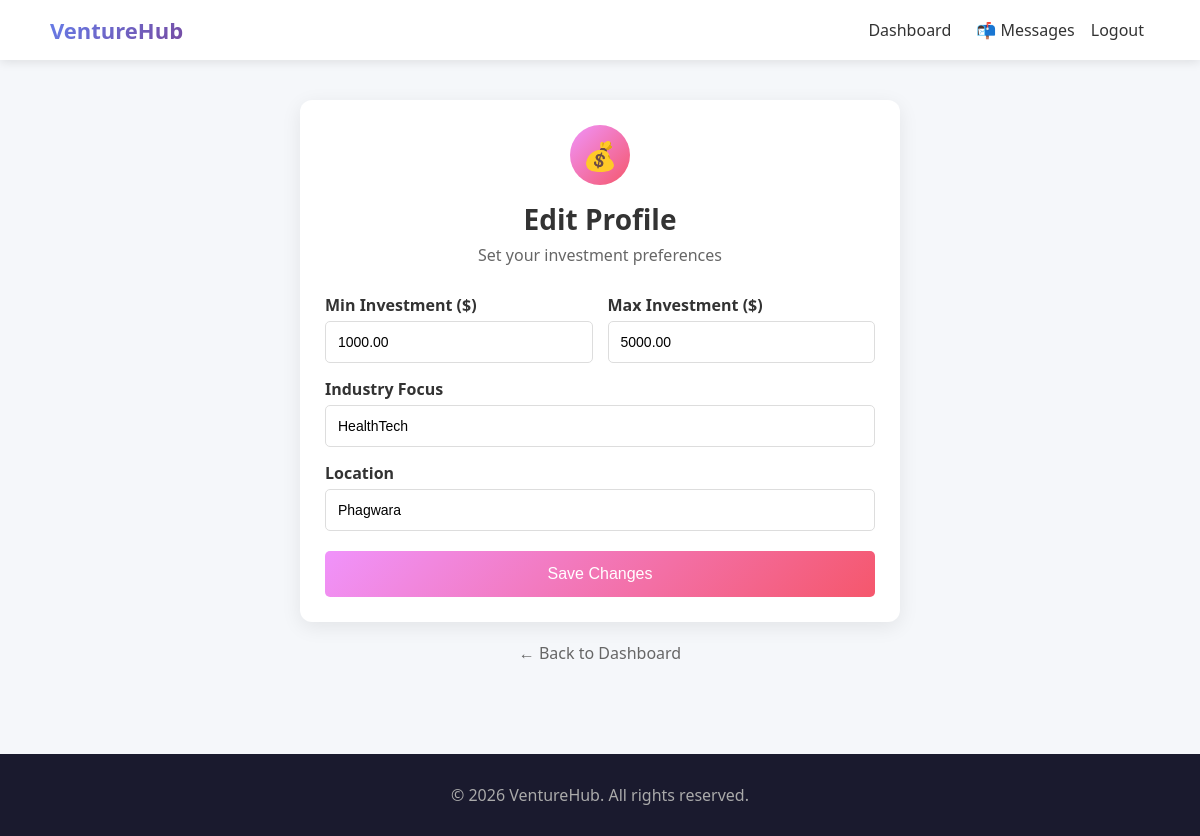
/investors/profile/ (signed in), run on the app's committed database.
### investors/models.py (models this page shows, shortened)
class InvestorProfile(models.Model):
    user = models.OneToOneField(settings.AUTH_USER_MODEL, on_delete=models.CASCADE)
    investment_range_min = models.DecimalField(max_digits=12, decimal_places=2, default=0)
    investment_range_max = models.DecimalField(max_digits=12, decimal_places=2, default=0)
    industry_focus = models.CharField(max_length=200, blank=True, default='')
    location = models.CharField(max_length=200, blank=True, default='')

### investors/views.py (the view, shortened to what this page needs)
# urls.py: path('profile/', views.investor_profile, name='investor_profile'),
@login_required(login_url='investor_login')
def investor_profile(request):
    if not request.user.is_investor():
        return redirect('home')
    profile, created = InvestorProfile.objects.get_or_create(user=request.user)
    return render(request, 'investors/profile.html', {'profile': profile})

### accounts/models.py (called while the page is built)
    def is_investor(self):
        return self.role == 'INVESTOR'

### investors/templates/investors/profile.html (shortened to what this page needs)
{% extends 'base.html' %}
{% block content %}
<div class="section" style="padding: 40px 20px;">
    <div style="max-width: 600px; margin: 0 auto;">
        <div class="card" style="width: 100%; max-width: 100%;">
            <div style="text-align: center; margin-bottom: 25px;">
                <div style="width: 60px; height: 60px; background: linear-gradient(135deg, #f093fb 0%, #f5576c 100%); border-radius: 50%; margin: 0 auto 15px; display: flex; align-items: center; justify-content: center;">
                    <span style="font-size: 28px;">💰</span>
                </div>
                <h2 style="margin: 0;">Edit Profile</h2>
                <p style="color: #666; margin-top: 5px;">Set your investment preferences</p>
            </div>
            <form method="post">
                <div style="display: grid; grid-template-columns: 1fr 1fr; gap: 15px;">
                    <div style="margin-bottom: 15px;">
                        <label style="display: block; margin-bottom: 5px; font-weight: bold; color: #333;">Min Investment ($)</label>
                        <input type="number" name="investment_range_min" value="{{ profile.investment_range_min }}" placeholder="10000"
                               style="width: 100%; padding: 12px; border: 1px solid #ddd; border-radius: 5px; box-sizing: border-box; font-size: 14px;">
                    </div>
                    <div style="margin-bottom: 15px;">
                        <label style="display: block; margin-bottom: 5px; font-weight: bold; color: #333;">Max Investment ($)</label>
                        <input type="number" name="investment_range_max" value="{{ profile.investment_range_max }}" placeholder="1000000"
                               style="width: 100%; padding: 12px; border: 1px solid #ddd; border-radius: 5px; box-sizing: border-box; font-size: 14px;">
                    </div>
                </div>
                <div style="margin-bottom: 15px;">
                    <label style="display: block; margin-bottom: 5px; font-weight: bold; color: #333;">Industry Focus</label>
                    <input type="text" name="industry_focus" value="{{ profile.industry_focus }}" placeholder="e.g., AI, FinTech, HealthTech, CleanTech"
                           style="width: 100%; padding: 12px; border: 1px solid #ddd; border-radius: 5px; box-sizing: border-box; font-size: 14px;">
                </div>
                <div style="margin-bottom: 20px;">
                    <label style="display: block; margin-bottom: 5px; font-weight: bold; color: #333;">Location</label>
                    <input type="text" name="location" value="{{ profile.location }}" placeholder="City, Country"
                           style="width: 100%; padding: 12px; border: 1px solid #ddd; border-radius: 5px; box-sizing: border-box; font-size: 14px;">
                </div>
                <button type="submit" class="btn" style="width: 100%; border: none; cursor: pointer; font-size: 16px; padding: 14px; background: linear-gradient(135deg, #f093fb 0%, #f5576c 100%);">
                    Save Changes
                </button>
            </form>
        </div>
        <div style="text-align: center; margin-top: 20px;">
            <a href="{% url 'investor_dashboard' %}" style="color: #666; text-decoration: none;">← Back to Dashboard</a>
        </div>
    </div>
</div>
{% endblock %}

### templates/base.html (style rules this page uses)
* { box-sizing: border-box; }
body { margin: 0; font-family: 'Segoe UI', Arial, sans-serif; background: #f5f7fa; min-height: 100vh; }
.btn { padding: 10px 20px; background: linear-gradient(135deg, #667eea 0%, #764ba2 100%); color: white; text-decoration: none; border-radius: 5px; font-weight: 500; transition: transform 0.2s, box-shadow 0.2s; display: inline-block; }
.section { padding: 60px 20px; text-align: center; max-width: 1200px; margin: 0 auto; }
.section h2 { font-size: 28px; margin-bottom: 10px; color: #333; }
.card { background: white; padding: 25px; border-radius: 12px; box-shadow: 0 5px 20px rgba(0,0,0,0.08); transition: transform 0.3s, box-shadow 0.3s; text-align: left; }
.card p { color: #666; line-height: 1.6; }

### data on the page
InvestorProfile: investment_range_min "1000.00", investment_range_max "5000.00", industry_focus "HealthTech", location "Phagwara"
